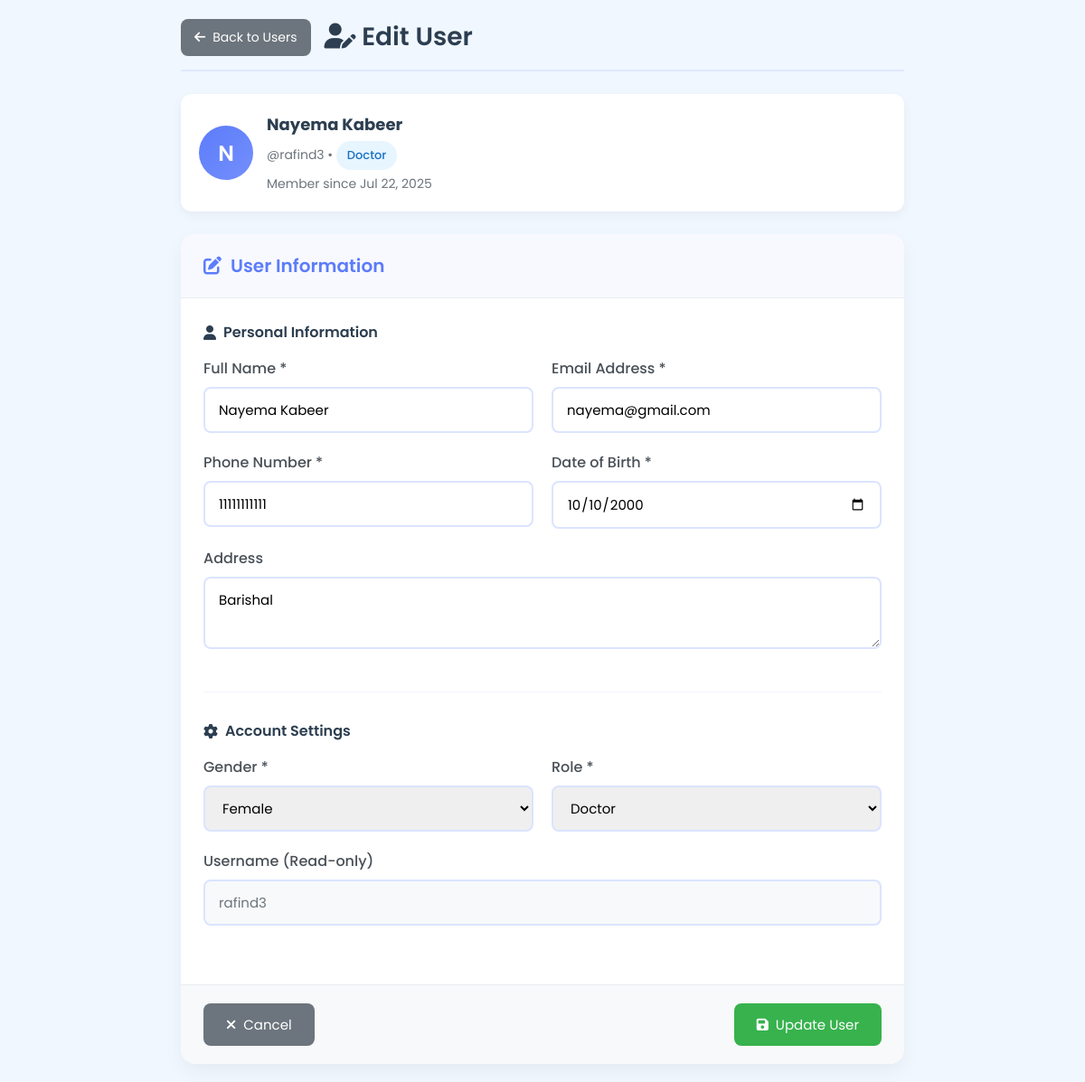
The app's page /Admin/admin_edit.php?id=8 (signed in) with its own data.
### tables this page shows
CREATE TABLE `users` (
  `id` int(11) NOT NULL,
  `name` varchar(100) NOT NULL,
  `email` varchar(100) NOT NULL,
  `phone` varchar(20) NOT NULL,
  `dob` date NOT NULL,
  `gender` enum('Male','Female') NOT NULL,
  `address` text NOT NULL,
  `role` enum('admin','patient','doctor','nutritionist','trainer') NOT NULL,
  `username` varchar(50) NOT NULL,
  `password` varchar(255) NOT NULL,
  `created_at` timestamp NOT NULL DEFAULT current_timestamp()
);

### Admin/admin_edit.php (the view, shortened to what this page needs)
<?php
require_once '../dbPC.php';
$user_id = $_GET['id'];
$user = null;
try {
    $stmt = $conn->prepare("SELECT * FROM users WHERE id = ?");
    $stmt->execute([$user_id]);
    $user = $stmt->fetch(PDO::FETCH_ASSOC);
} catch (PDOException $e) {
    $_SESSION['error_message'] = "Error fetching user: " . $e->getMessage();
    header("Location: admin_home.php?page=users");
    exit();
}
?>
<!DOCTYPE html>
<html lang="en">
<head>
    <link rel="stylesheet" href="https://cdnjs.cloudflare.com/ajax/libs/font-awesome/6.4.0/css/all.min.css">
</head>
<body>
    <div class="container">
        <div class="header">
            <a href="admin_home.php?page=users" class="back-btn">
                <i class="fas fa-arrow-left"></i> Back to Users
            </a>
            <h1><i class="fas fa-user-edit"></i> Edit User</h1>
        </div>
        <div class="user-info">
            <div class="user-avatar">
                <?= strtoupper(substr($user['name'], 0, 1)) ?>
            </div>
            <div class="user-details">
                <h3><?= htmlspecialchars($user['name']) ?></h3>
                <p>@<?= htmlspecialchars($user['username']) ?> • <span class="role-badge"><?= ucfirst($user['role']) ?></span></p>
                <p>Member since <?= date('M d, Y', strtotime($user['created_at'])) ?></p>
            </div>
        </div>
        <div class="edit-form">
            <div class="form-header">
                <h2><i class="fas fa-edit"></i> User Information</h2>
            </div>
            <form method="POST">
                <div class="form-body">
                    <div class="form-section">
                        <div class="section-title">
                            <i class="fas fa-user"></i> Personal Information
                        </div>
                        <div class="form-row">
                            <div class="form-group">
                                <label for="name">Full Name *</label>
                                <input type="text" id="name" name="name" value="<?= htmlspecialchars($user['name']) ?>" required>
                            </div>
                            <div class="form-group">
                                <label for="email">Email Address *</label>
                                <input type="email" id="email" name="email" value="<?= htmlspecialchars($user['email']) ?>" required>
                            </div>
                        </div>
                        <div class="form-row">
                            <div class="form-group">
                                <label for="phone">Phone Number *</label>
                                <input type="tel" id="phone" name="phone" value="<?= htmlspecialchars($user['phone']) ?>" required>
                            </div>
                            <div class="form-group">
                                <label for="dob">Date of Birth *</label>
                                <input type="date" id="dob" name="dob" value="<?= htmlspecialchars($user['dob']) ?>" required>
                            </div>
                        </div>
                        <div class="form-group">
                            <label for="address">Address</label>
                            <textarea id="address" name="address" placeholder="Enter full address"><?= htmlspecialchars($user['address']) ?></textarea>
                        </div>
                    </div>
                    <div class="form-section">
                        <div class="section-title">
                            <i class="fas fa-cog"></i> Account Settings
                        </div>
                        <div class="form-row">
                            <div class="form-group">
                                <label for="gender">Gender *</label>
                                <select id="gender" name="gender" required>
                                    <option value="Female" <?= $user['gender'] === 'Female' ? 'selected' : '' ?>>Female</option>
                                </select>
                            </div>
                            <div class="form-group">
                                <label for="role">Role *</label>
                                <select id="role" name="role" required>
                                    <option value="doctor" <?= $user['role'] === 'doctor' ? 'selected' : '' ?>>Doctor</option>
                                </select>
                            </div>
                        </div>
                        <div class="form-group">
                            <label>Username (Read-only)</label>
                            <input type="text" value="<?= htmlspecialchars($user['username']) ?>" readonly style="background-color: #f8f9fa; color: #6c757d;">
                        </div>
                    </div>
                </div>
                <div class="form-footer">
                    <a href="admin_home.php?page=users" class="btn btn-secondary">
                        <i class="fas fa-times"></i> Cancel
                    </a>
                    <button type="submit" class="btn btn-success">
                        <i class="fas fa-save"></i> Update User
                    </button>
                </div>
            </form>
        </div>
    </div>
</body>
</html>

### Admin/admin_edit.php (style rules this page uses)
* { margin: 0; padding: 0; box-sizing: border-box; font-family: 'Poppins', sans-serif; }
body { background-color: #f0f7ff; color: #333; padding: 20px; }
.container { max-width: 800px; margin: 0 auto; }
.header { display: flex; align-items: center; margin-bottom: 25px; padding-bottom: 15px; border-bottom: 2px solid #e0e7ff; gap: 15px; flex-wrap: wrap; }
.back-btn { background: #6c757d; color: white; border: none; border-radius: 8px; padding: 10px 15px; font-size: 14px; cursor: pointer; transition: all 0.3s ease; display: inline-flex; align-items: center; gap: 8px; text-decoration: none; }
h1 { color: #2c3e50; font-size: 28px; font-weight: 600; flex-grow: 1; }
.user-info { background: white; border-radius: 12px; padding: 20px; margin-bottom: 25px; box-shadow: 0 4px 12px rgba(0, 0, 0, 0.05); display: flex; align-items: center; gap: 15px; }
.user-avatar { width: 60px; height: 60px; border-radius: 50%; background: linear-gradient(135deg, #5c7cfa, #748ffc); display: flex; align-items: center; justify-content: center; color: white; font-size: 24px; font-weight: 600; }
.user-details h3 { margin: 0; color: #2c3e50; font-size: 18px; }
.user-details p { margin: 5px 0 0 0; color: #6c757d; font-size: 14px; }
.edit-form { background: white; border-radius: 16px; box-shadow: 0 8px 20px rgba(0, 0, 0, 0.05); overflow: hidden; }
.form-header { background: #f8f9ff; padding: 20px 25px; border-bottom: 1px solid #e9ecef; }
.form-header h2 { color: #5c7cfa; font-size: 20px; font-weight: 600; margin: 0; display: flex; align-items: center; gap: 10px; }
.form-body { padding: 25px; }
.form-group { margin-bottom: 20px; }
label { display: block; margin-bottom: 8px; font-weight: 500; color: #495057; }
input, select, textarea { width: 100%; padding: 12px 15px; border: 2px solid #dbe4ff; border-radius: 8px; font-size: 15px; transition: all 0.3s ease; }
textarea { resize: vertical; min-height: 80px; }
.form-row { display: flex; gap: 20px; flex-wrap: wrap; }
.form-row .form-group { flex: 1; min-width: 200px; }
.btn { background: #5c7cfa; color: white; border: none; border-radius: 8px; padding: 12px 25px; font-size: 15px; cursor: pointer; transition: all 0.3s ease; display: inline-flex; align-items: center; gap: 8px; text-decoration: none; }
.btn-success { background: #37b24d; }
.btn-secondary { background: #6c757d; }
.form-footer { padding: 20px 25px; border-top: 1px solid #e9ecef; background: #f8f9fa; display: flex; justify-content: space-between; gap: 15px; flex-wrap: wrap; }
.role-badge { padding: 6px 12px; border-radius: 20px; font-size: 13px; font-weight: 500; background: #e7f5ff; color: #1971c2; display: inline-block; }
.form-section { margin-bottom: 30px; padding-bottom: 20px; border-bottom: 1px solid #f1f3f9; }
.form-section:last-child { border-bottom: none; margin-bottom: 0; }
.section-title { color: #2c3e50; font-size: 16px; font-weight: 600; margin-bottom: 15px; display: flex; align-items: center; gap: 8px; }

### records on screen
users: name "N", name "Nayema Kabeer", username "rafind3", role "Doctor", created_at "Jul 22, 2025", email "nayema@gmail.com", phone "11111111111", dob "10/10/2000", address "Barishal", gender "Female"
